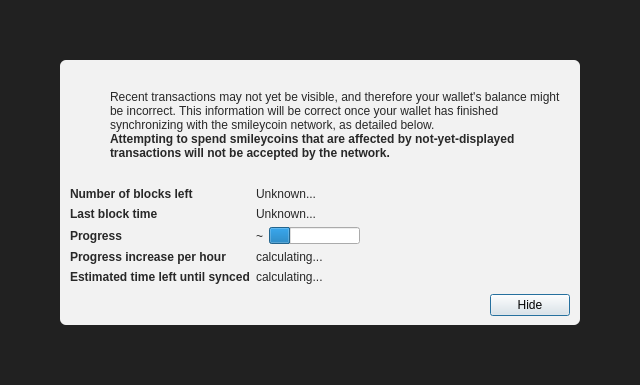
<?xml version="1.0" encoding="UTF-8"?>
<ui version="4.0">
 <class>ModalOverlay</class>
 <widget class="ModalOverlay" name="ModalOverlay">
  <property name="geometry">
   <rect>
    <x>0</x>
    <y>0</y>
    <width>640</width>
    <height>385</height>
   </rect>
  </property>
  <property name="windowTitle">
   <string>Form</string>
  </property>
  <layout class="QVBoxLayout" name="verticalLayout" stretch="0">
   <property name="sizeConstraint">
    <enum>QLayout::SetDefaultConstraint</enum>
   </property>
   <property name="leftMargin">
    <number>0</number>
   </property>
   <property name="topMargin">
    <number>0</number>
   </property>
   <property name="rightMargin">
    <number>0</number>
   </property>
   <property name="bottomMargin">
    <number>0</number>
   </property>
   <item>
    <widget class="QWidget" name="bgWidget" native="true">
     <property name="styleSheet">
      <string notr="true">#bgWidget { background: rgba(0,0,0,220); }</string>
     </property>
     <layout class="QVBoxLayout" name="verticalLayoutMain" stretch="1">
      <property name="leftMargin">
       <number>60</number>
      </property>
      <property name="topMargin">
       <number>60</number>
      </property>
      <property name="rightMargin">
       <number>60</number>
      </property>
      <property name="bottomMargin">
       <number>60</number>
      </property>
      <item>
       <widget class="QWidget" name="contentWidget" native="true">
        <property name="styleSheet">
         <string notr="true">#contentWidget { background: rgba(255,255,255,240); border-radius: 6px; }

QLabel { color: rgb(40,40,40);  }</string>
        </property>
        <layout class="QVBoxLayout" name="verticalLayoutSub" stretch="1,0,0,0">
         <property name="spacing">
          <number>0</number>
         </property>
         <property name="leftMargin">
          <number>10</number>
         </property>
         <property name="topMargin">
          <number>10</number>
         </property>
         <property name="rightMargin">
          <number>10</number>
         </property>
         <property name="bottomMargin">
          <number>10</number>
         </property>
         <item>
          <layout class="QHBoxLayout" name="horizontalLayoutIconText" stretch="0,1">
           <property name="topMargin">
            <number>20</number>
           </property>
           <item>
            <layout class="QVBoxLayout" name="verticalLayoutIcon">
             <property name="leftMargin">
              <number>0</number>
             </property>
             <item>
              <widget class="QPushButton" name="warningIcon">
               <property name="enabled">
                <bool>false</bool>
               </property>
               <property name="text">
                <string/>
               </property>
               <property name="icon">
                <iconset>
                 <normaloff>:/icons/warning</normaloff>
                 <disabledoff>:/icons/warning</disabledoff>:/icons/warning</iconset>
               </property>
               <property name="iconSize">
                <size>
                 <width>48</width>
                 <height>48</height>
                </size>
               </property>
               <property name="flat">
                <bool>true</bool>
               </property>
              </widget>
             </item>
             <item>
              <spacer name="verticalSpacerWarningIcon">
               <property name="orientation">
                <enum>Qt::Vertical</enum>
               </property>
               <property name="sizeHint" stdset="0">
                <size>
                 <width>20</width>
                 <height>40</height>
                </size>
               </property>
              </spacer>
             </item>
            </layout>
           </item>
           <item>
            <layout class="QVBoxLayout" name="verticalLayoutInfoText">
             <property name="leftMargin">
              <number>0</number>
             </property>
             <property name="topMargin">
              <number>0</number>
             </property>
             <item>
              <widget class="QLabel" name="infoText">
               <property name="text">
                <string>Recent transactions may not yet be visible, and therefore your wallet's balance might be incorrect. This information will be correct once your wallet has finished synchronizing with the smileycoin network, as detailed below.</string>
               </property>
               <property name="textFormat">
                <enum>Qt::RichText</enum>
               </property>
               <property name="wordWrap">
                <bool>true</bool>
               </property>
              </widget>
             </item>
             <item>
              <widget class="QLabel" name="infoTextStrong">
               <property name="font">
                <font>
                 <weight>75</weight>
                 <bold>true</bold>
                </font>
               </property>
               <property name="text">
                <string>Attempting to spend smileycoins that are affected by not-yet-displayed transactions will not be accepted by the network.</string>
               </property>
               <property name="textFormat">
                <enum>Qt::RichText</enum>
               </property>
               <property name="wordWrap">
                <bool>true</bool>
               </property>
              </widget>
             </item>
             <item>
              <spacer name="verticalSpacerInTextSpace">
               <property name="orientation">
                <enum>Qt::Vertical</enum>
               </property>
               <property name="sizeHint" stdset="0">
                <size>
                 <width>20</width>
                 <height>40</height>
                </size>
               </property>
              </spacer>
             </item>
            </layout>
           </item>
          </layout>
         </item>
         <item>
          <spacer name="verticalSpacerAfterText">
           <property name="orientation">
            <enum>Qt::Vertical</enum>
           </property>
           <property name="sizeHint" stdset="0">
            <size>
             <width>20</width>
             <height>40</height>
            </size>
           </property>
          </spacer>
         </item>
         <item>
          <layout class="QFormLayout" name="formLayout">
           <property name="fieldGrowthPolicy">
            <enum>QFormLayout::FieldsStayAtSizeHint</enum>
           </property>
           <property name="horizontalSpacing">
            <number>6</number>
           </property>
           <property name="verticalSpacing">
            <number>6</number>
           </property>
           <property name="topMargin">
            <number>10</number>
           </property>
           <item row="0" column="0">
            <widget class="QLabel" name="labelNumberOfBlocksLeft">
             <property name="font">
              <font>
               <weight>75</weight>
               <bold>true</bold>
              </font>
             </property>
             <property name="text">
              <string>Number of blocks left</string>
             </property>
            </widget>
           </item>
           <item row="0" column="1">
            <widget class="QLabel" name="numberOfBlocksLeft">
             <property name="text">
              <string>Unknown...</string>
             </property>
            </widget>
           </item>
           <item row="1" column="0">
            <widget class="QLabel" name="labelLastBlockTime">
             <property name="font">
              <font>
               <weight>75</weight>
               <bold>true</bold>
              </font>
             </property>
             <property name="text">
              <string>Last block time</string>
             </property>
            </widget>
           </item>
           <item row="1" column="1">
            <widget class="QLabel" name="newestBlockDate">
             <property name="sizePolicy">
              <sizepolicy hsizetype="Maximum" vsizetype="Preferred">
               <horstretch>0</horstretch>
               <verstretch>0</verstretch>
              </sizepolicy>
             </property>
             <property name="text">
              <string>Unknown...</string>
             </property>
            </widget>
           </item>
           <item row="2" column="0">
            <widget class="QLabel" name="labelSyncDone">
             <property name="font">
              <font>
               <weight>75</weight>
               <bold>true</bold>
              </font>
             </property>
             <property name="text">
              <string>Progress</string>
             </property>
            </widget>
           </item>
           <item row="2" column="1">
            <layout class="QHBoxLayout" name="horizontalLayoutSync" stretch="0,1">
             <item>
              <widget class="QLabel" name="percentageProgress">
               <property name="text">
                <string notr="true">~</string>
               </property>
              </widget>
             </item>
             <item>
              <widget class="QProgressBar" name="progressBar">
               <property name="value">
                <number>24</number>
               </property>
               <property name="format">
                <string/>
               </property>
              </widget>
             </item>
            </layout>
           </item>
           <item row="4" column="0">
            <widget class="QLabel" name="labelProgressIncrease">
             <property name="font">
              <font>
               <weight>75</weight>
               <bold>true</bold>
              </font>
             </property>
             <property name="text">
              <string>Progress increase per hour</string>
             </property>
            </widget>
           </item>
           <item row="4" column="1">
            <widget class="QLabel" name="progressIncreasePerH">
             <property name="text">
              <string>calculating...</string>
             </property>
            </widget>
           </item>
           <item row="5" column="0">
            <widget class="QLabel" name="labelEstimatedTimeLeft">
             <property name="font">
              <font>
               <weight>75</weight>
               <bold>true</bold>
              </font>
             </property>
             <property name="text">
              <string>Estimated time left until synced</string>
             </property>
            </widget>
           </item>
           <item row="5" column="1">
            <widget class="QLabel" name="expectedTimeLeft">
             <property name="text">
              <string>calculating...</string>
             </property>
            </widget>
           </item>
          </layout>
         </item>
         <item>
          <layout class="QHBoxLayout" name="horizontalLayoutButtons">
           <property name="leftMargin">
            <number>10</number>
           </property>
           <property name="topMargin">
            <number>10</number>
           </property>
           <item>
            <spacer name="horizontalSpacer">
             <property name="orientation">
              <enum>Qt::Horizontal</enum>
             </property>
             <property name="sizeHint" stdset="0">
              <size>
               <width>40</width>
               <height>20</height>
              </size>
             </property>
            </spacer>
           </item>
           <item>
            <widget class="QPushButton" name="closeButton">
             <property name="text">
              <string>Hide</string>
             </property>
             <property name="focusPolicy">
              <enum>Qt::StrongFocus</enum>
             </property>
             <property name="default">
              <bool>true</bool>
             </property>
            </widget>
           </item>
          </layout>
         </item>
        </layout>
       </widget>
      </item>
     </layout>
    </widget>
   </item>
  </layout>
 </widget>
 <customwidgets>
  <customwidget>
   <class>ModalOverlay</class>
   <extends>QWidget</extends>
   <header>qt/modaloverlay.h</header>
   <container>1</container>
  </customwidget>
 </customwidgets>
 <resources/>
 <connections/>
</ui>
